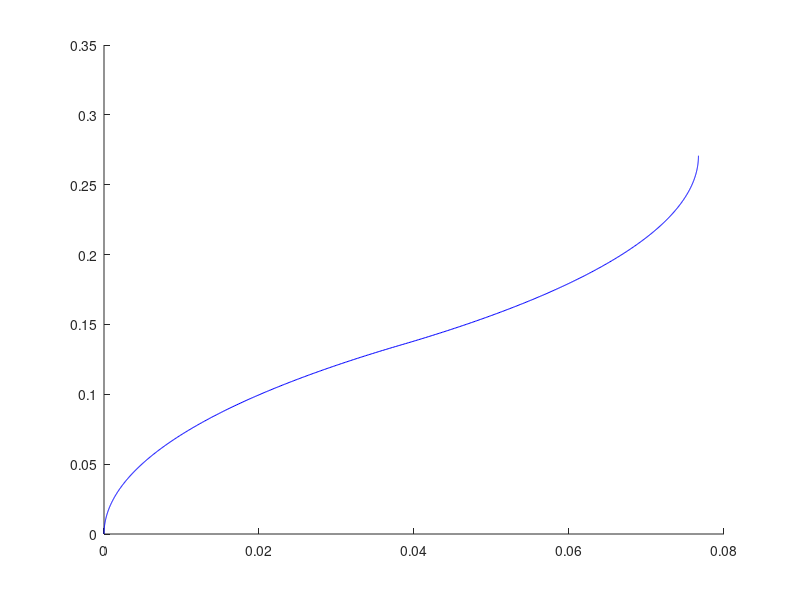

This chart was generated by the following MATLAB code: (Note: this script raises an error after producing the figure.)
%Results Plot
clear variables
clear global
close all
clc 

data = load('M_0.2.mat');
pb = data.pb;

%Plot solution for central backbone
hold on
plot(pb(:,2),pb(:,3),'b');


[p] = ConstantCurvature(pb(end,2),pb(end,3));
plot(p(:,1),p(:,2),'b.');